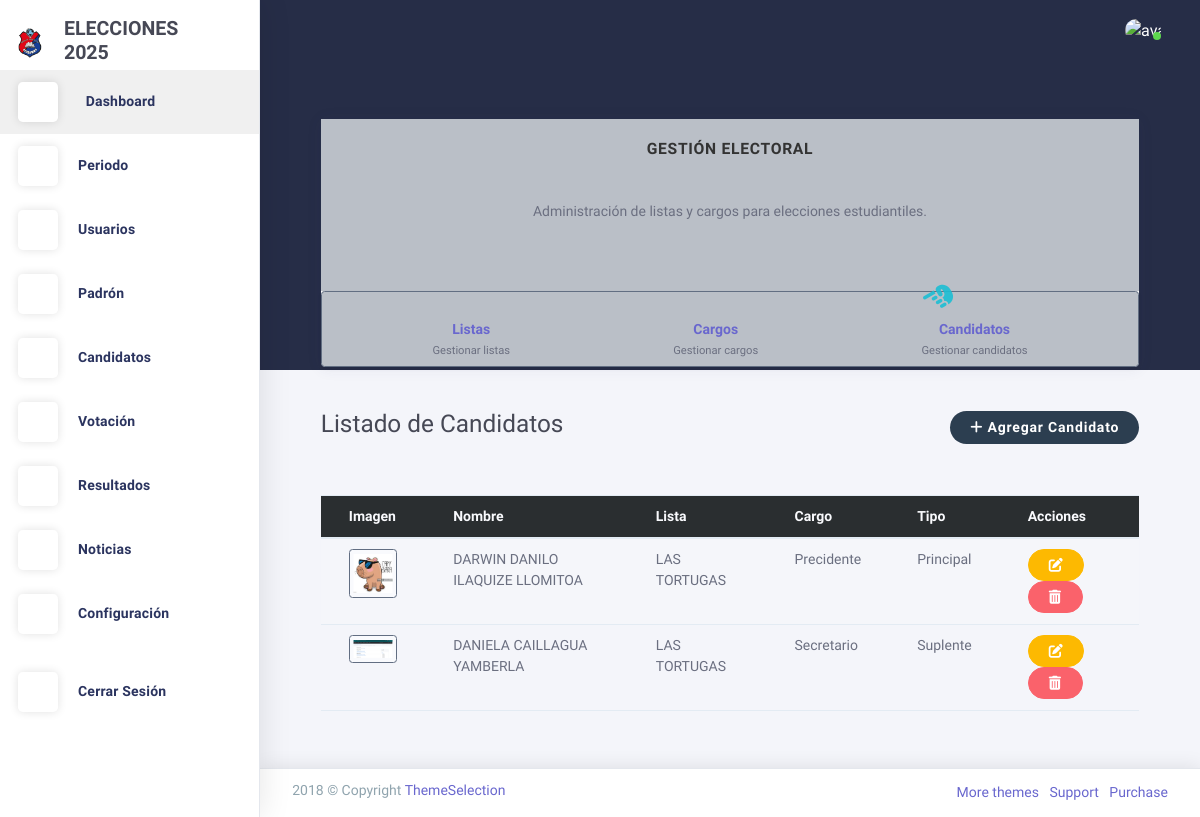
/candidatos/, run on an earlier commit of the app's database.
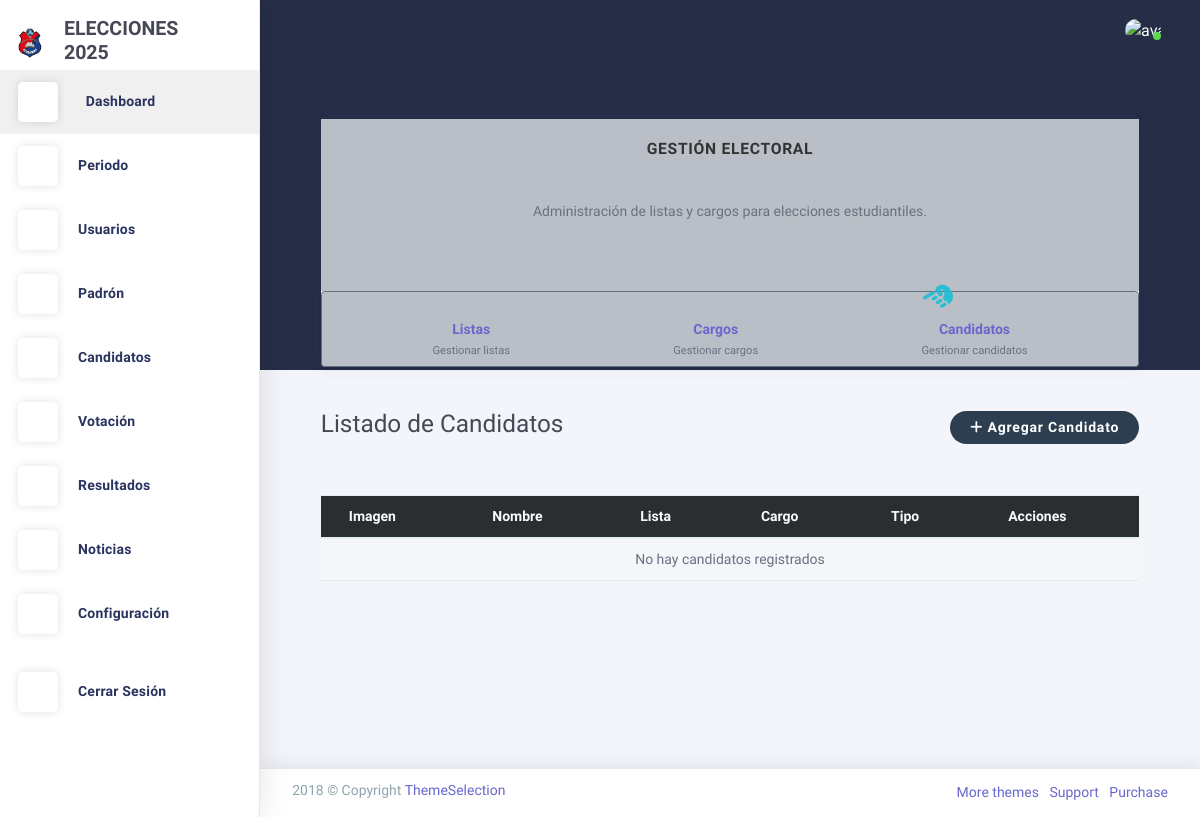
And on a later commit of the database.
### Aplicaciones/configuracion/models.py (models this page shows, shortened)
class LogoConfig(models.Model):
    logo_1 = models.ImageField(upload_to='logos/')
    logo_2 = models.ImageField(upload_to='logos/')
    iniciales = models.CharField(max_length=10)

### Aplicaciones/elecciones/models.py (models this page shows, shortened)
class Candidato(models.Model):
    TIPOS_CANDIDATO = [
        ('PRINCIPAL', 'Principal'),
        ('SUPLENTE', 'Suplente'),
        ('ALTERNO', 'Alterno'),
    ]
    nombre_candidato = models.CharField(max_length=100)
    lista = models.ForeignKey(Lista, on_delete=models.CASCADE)
    cargo = models.ForeignKey(Cargo, on_delete=models.CASCADE)
    periodo = models.ForeignKey(Periodo, on_delete=models.CASCADE)
    padron = models.ForeignKey(PadronElectoral, on_delete=models.CASCADE, null=True, blank=True)
    imagen = models.ImageField(upload_to='candidatos/', null=True, blank=True)
    tipo_candidato = models.CharField(
        max_length=20,
        choices=TIPOS_CANDIDATO,
        default='PRINCIPAL',
        null=True,
        blank=True
    )
    cedula_principal = models.CharField(max_length=20, null=True, blank=True, verbose_name='Cédula del candidato principal')
    cedula_suplente = models.CharField(max_length=20, null=True, blank=True, verbose_name='Cédula del suplente')
    cedula_alterno = models.CharField(max_length=20, null=True, blank=True, verbose_name='Cédula del alterno')

class Lista(models.Model):
    nombre_lista = models.CharField(max_length=100)
    frase = models.CharField(max_length=255, null=True, blank=True)
    imagen = models.ImageField(upload_to='listas/', null=True, blank=True)
    periodo = models.ForeignKey(Periodo, on_delete=models.CASCADE)
    color = models.CharField(max_length=20, default='azul', help_text='Color representativo de la lista (nombre o código hexadecimal)')

class Cargo(models.Model):
    nombre_cargo = models.CharField(max_length=100)
    descripcion = models.TextField(blank=True, null=True)
    periodo = models.ForeignKey(Periodo, on_delete=models.CASCADE)

### Aplicaciones/elecciones/views.py (the view)
# urls.py: path('candidatos/', views.listar_candidatos, name='listar_candidatos'),
def listar_candidatos(request):
    periodo_actual = Periodo.objects.get(
        fecha_inicio__lte=timezone.now(),
        fecha_fin__gte=timezone.now()
    )
    candidatos = Candidato.objects.filter(periodo=periodo_actual).select_related('lista', 'cargo', 'periodo')
    return render(request, 'candidatos/listar.html', {
        'candidatos': candidatos,
        'periodo_actual': periodo_actual
    })

### Aplicaciones/elecciones/templates/candidatos/listar.html
{% extends 'plantilla.html' %}
{% block contenido %}
<div class="container mt-4">
    <div class="card mb-3">
        <div class="card-body bg-light text-center">
            <h5 class="card-title mb-3"><strong>Gestión Electoral</strong></h5>
            <p class="card-text mb-4">
                Administración de listas y cargos para elecciones estudiantiles.
            </p>
        </div>
        <nav class="navbar navbar-light bg-light border rounded shadow-sm">
            <div class="container-fluid justify-content-around">
                <a href="{% url 'listar_listas' %}" class="text-decoration-none text-center">
                    <i class="la la-list-ol text-muted fs-2 d-block"></i>
                    <div>
                        <strong class="d-block">Listas</strong>
                        <small class="text-muted">Gestionar listas</small>
                    </div>
                </a>
                <a href="{% url 'listar_cargos' %}" class="text-decoration-none text-center">
                    <i class="la la-briefcase text-muted fs-2 d-block"></i>
                    <div>
                        <strong class="d-block">Cargos</strong>
                        <small class="text-muted">Gestionar cargos</small>
                    </div>
                </a>
                <a href="{% url 'listar_candidatos' %}" class="text-decoration-none text-center position-relative">
                    <div>
                        <i class="la la-users text-primary fs-2 d-block"></i>
                        <span class="position-absolute" style="top: -15px; right: 70%; z-index: 1000;">
                            <i class="fas fa-hand-point-left" style="font-size: 2rem; transform: scaleX(1) rotate(-30deg); color: #1cbed3e6;"></i>
                        </span>
                        <div>
                            <strong class="d-block">Candidatos</strong>
                            <small class="text-muted">Gestionar candidatos</small>
                        </div>
                    </div>
                </a>
            </div>
        </nav>
    </div>
    <div class="d-flex justify-content-between align-items-center mb-4">
        <h2>Listado de Candidatos</h2>
        <a href="{% url 'agregar_candidato' %}" class="btn btn-primary">
            <i class="fas fa-plus"></i> Agregar Candidato
        </a>
    </div>
    <div class="table-responsive">
        <table class="table table-striped table-hover">
            <thead class="table-dark">
                <tr>
                    <th>Imagen</th>
                    <th>Nombre</th>
                    <th>Lista</th>
                    <th>Cargo</th>
                    <th>Tipo</th>
                    <th>Acciones</th>
                </tr>
            </thead>
            <tbody>
                {% for candidato in candidatos %}
                <tr>
                    <td>
                        {% if candidato.imagen %}
                            <img src="{{ candidato.imagen.url }}" alt="{{ candidato.nombre_candidato }}" class="img-thumbnail" style="width: 50px;">
                        {% else %}
                            <div class="text-center">
                                <i class="fas fa-user-circle fa-2x text-secondary"></i>
                            </div>
                        {% endif %}
                    </td>
                    <td>{{ candidato.nombre_candidato }}</td>
                    <td>{{ candidato.lista.nombre_lista }}</td>
                    <td>{{ candidato.cargo.nombre_cargo }}</td>
                    <td>{{ candidato.get_tipo_candidato_display }}</td>
                    <td>
                        <a href="{% url 'editar_candidato' candidato.id %}" class="btn btn-sm btn-warning" title="Editar">
                            <i class="fas fa-edit"></i>
                        </a>
                        <a href="{% url 'eliminar_candidato' candidato.id %}" class="btn btn-sm btn-danger" title="Eliminar">
                            <i class="fas fa-trash-alt"></i>
                        </a>
                    </td>
                </tr>
                {% empty %}
                <tr>
                    <td colspan="7" class="text-center">No hay candidatos registrados</td>
                </tr>
                {% endfor %}
            </tbody>
        </table>
    </div>
</div>
{% endblock contenido %}

### Aplicaciones/administracion/templates/plantilla.html (shortened to what this page needs)
{% load static %}
<!DOCTYPE html>
<html class="loading" lang="en" data-textdirection="ltr">
  <head>
    <link href="https://maxcdn.icons8.com/fonts/line-awesome/1.1/css/line-awesome.min.css" rel="stylesheet">
    <link rel="stylesheet" type="text/css" href="{% static 'plantillas/theme-assets/css/vendors.css' %}">
    <link rel="stylesheet" type="text/css" href="{% static 'plantillas/theme-assets/vendors/css/charts/chartist.css' %}">
    <link rel="stylesheet" type="text/css" href="{% static 'plantillas/theme-assets/css/app-lite.css' %}">
    <link rel="stylesheet" type="text/css" href="{% static 'plantillas/theme-assets/css/core/menu/menu-types/vertical-menu.css' %}">
    <link rel="stylesheet" type="text/css" href="{% static 'plantillas/theme-assets/css/core/colors/palette-gradient.css' %}">
    <link rel="stylesheet" type="text/css" href="{% static 'plantillas/theme-assets/css/pages/dashboard-ecommerce.css' %}">
    <link rel="stylesheet" href="https://cdnjs.cloudflare.com/ajax/libs/font-awesome/6.5.2/css/all.min.css">
    <link rel="stylesheet" href="{% static 'css/style.css' %}">
    <link href="https://cdn.jsdelivr.net/npm/bootstrap-fileinput@5.5.0/css/fileinput.min.css" rel="stylesheet">
    <link rel="stylesheet" href="https://cdn.jsdelivr.net/npm/sweetalert2@11/dist/sweetalert2.min.css">
    <link rel="stylesheet" href="https://cdn.datatables.net/1.11.5/css/jquery.dataTables.min.css">
    <link rel="stylesheet" href="https://cdn.datatables.net/1.11.5/css/dataTables.bootstrap4.min.css">
    <link rel="stylesheet" href="https://cdn.datatables.net/buttons/2.2.2/css/buttons.dataTables.min.css">
    <link rel="stylesheet" href="https://cdn.datatables.net/buttons/2.2.2/css/buttons.bootstrap4.min.css">
  </head>
  <body class="vertical-layout vertical-menu 2-columns menu-expanded fixed-navbar" data-open="click" data-menu="vertical-menu" data-color="bg-chartbg" data-col="2-columns">
    <nav class="header-navbar navbar-expand-md navbar navbar-with-menu navbar-without-dd-arrow fixed-top navbar-semi-light">
      <div class="navbar-wrapper">
        <div class="navbar-container content">
          <div class="collapse navbar-collapse show" id="navbar-mobile">
            <ul class="nav navbar-nav mr-auto float-left">
              <li class="nav-item d-none d-md-block"><a class="nav-link nav-link-expand" href="#"><i class="ficon ft-maximize"></i></a></li>
            </ul>
            <ul class="nav navbar-nav float-right">
              <li class="dropdown dropdown-language nav-item"><a class="dropdown-toggle nav-link" id="dropdown-flag" href="#" data-toggle="dropdown" aria-haspopup="true" aria-expanded="false"><i class="flag-icon flag-icon-us"></i></a>
              </li>
            </ul>
            <ul class="nav navbar-nav float-right">
              <li class="dropdown dropdown-notification nav-item"><a class="nav-link nav-link-label" href="#" data-toggle="dropdown"><i class="ficon ft-mail"></i></a>
              </li>
              <li class="dropdown dropdown-user nav-item"><a class="dropdown-toggle nav-link dropdown-user-link" href="#" data-toggle="dropdown"><span class="avatar avatar-online"><img src="{% static 'plantillas/theme-assets/images/portrait/small/avatar-s-19.png' %}" alt="avatar"><i></i></span></a>
              </li>
            </ul>
          </div>
        </div>
      </div>
    </nav>
    <div class="main-menu menu-fixed menu-light menu-accordion menu-shadow" data-scroll-to-active="true" alt="LOGO MENU"
         data-img="{% if logo_config and logo_config.logo_2 %}{{ logo_config.logo_2.url }}{% else %}{% static 'images/logo1.png' %}{% endif %}">
      <div class="navbar-header">
        <ul class="nav navbar-nav flex-row">
          <li class="nav-item mr-auto">
            <a class="navbar-brand" href="index.html">
              <img class="brand-logo" alt="LOGO FONDO"
                   src="{% if logo_config and logo_config.logo_1 %}{{ logo_config.logo_1.url }}{% else %}{% static 'images/logo1.png' %}{% endif %}"/>
              <h3 class="brand-text">
                {{ logo_config.iniciales|default:" " }}
              </h3>
            </a>
          </li>
        </ul>
      </div>
      <div class="main-menu-content">
        <ul class="navigation navigation-main" id="main-menu-navigation" data-menu="menu-navigation">
            <li class="active">
                <a href="{% url 'dashboard' %}"><i class="ft-home"></i>
                    <span class="menu-title" data-i18n="">Dashboard</span>
                </a>
            </li>
            <li class="nav-item">
              <a href="#"><i class="ft-bar-chart-2"></i><span class="menu-title" data-i18n="">Periodo</span></a>
            </li>
            <li class="nav-item">
              <a href="#"><i class="ft-users"></i><span class="menu-title" data-i18n="">Usuarios</span></a>
            </li>
            <li class="nav-item">
                <a href="#"><i class="ft-list"></i><span class="menu-title" data-i18n="">Padrón</span></a>
            </li>
            <li class="nav-item">
                <a href="#"><i class="ft-plus-circle"></i><span class="menu-title" data-i18n="">Candidatos</span></a>
            </li>
            <li class="nav-item">
                <a href="#"><i class="ft-check-circle"></i><span class="menu-title" data-i18n="">Votación</span></a>
            </li>
            <li class="nav-item">
                <a href="#"><i class="ft-bar-chart-2"></i><span class="menu-title" data-i18n="">Resultados</span></a>
            </li>
            <li class="nav-item">
              <a href="#">
                <i class="ft-activity"></i><span class="menu-title">Noticias</span>
              </a>
            </li>
            <li class="nav-item">
                  <a href="{% url 'configurar_logo' %}"><i class="ft-settings"></i><span class="menu-title" data-i18n="">Configuración</span></a>
            </li>
            <li class="nav-item mt-1">
              <a href="{% url 'administracion:index' %}">
              <i class="ft-power"></i><span class="menu-title">Cerrar Sesión</span>
              </a>
            </li>
        </ul>
      </div>
      <div class="navigation-background"></div>
    </div>
    <div class="app-content content">
      <div class="content-wrapper">
        <div class="content-body">
          <div class="container">
            {% block contenido %}{% endblock %}
          </div>
        </div>
      </div>
    </div>
    <footer class="footer footer-static footer-light navbar-border navbar-shadow">
      <div class="clearfix blue-grey lighten-2 text-sm-center mb-0 px-2">
        <span class="float-md-left d-block d-md-inline-block">2018  &copy; Copyright <a class="text-bold-800 grey darken-2" href="https://themeselection.com" target="_blank">ThemeSelection</a></span>
        <ul class="list-inline float-md-right d-block d-md-inline-blockd-none d-lg-block mb-0">
          <li class="list-inline-item"><a class="my-1" href="https://themeselection.com/" target="_blank"> More themes</a></li>
          <li class="list-inline-item"><a class="my-1" href="https://themeselection.com/support" target="_blank"> Support</a></li>
          <li class="list-inline-item"><a class="my-1" href="https://themeselection.com/products/chameleon-admin-modern-bootstrap-webapp-dashboard-html-template-ui-kit/" target="_blank"> Purchase</a></li>
        </ul>
      </div>
    </footer>
</body>
</html>

What changed in the data, as far as the page shows it:
removed Candidato: imagen (picture), nombre_candidato "DARWIN DANILO ILAQUIZE LLOMITOA", lista.nombre_lista "LAS TORTUGAS", cargo.nombre_cargo "Precidente", tipo_candidato "Principal"
removed Candidato: imagen (picture), nombre_candidato "DANIELA CAILLAGUA YAMBERLA", lista.nombre_lista "LAS TORTUGAS", cargo.nombre_cargo "Secretario", tipo_candidato "Suplente"
Also different on the page:
text now shown: "No hay candidatos registrados"
